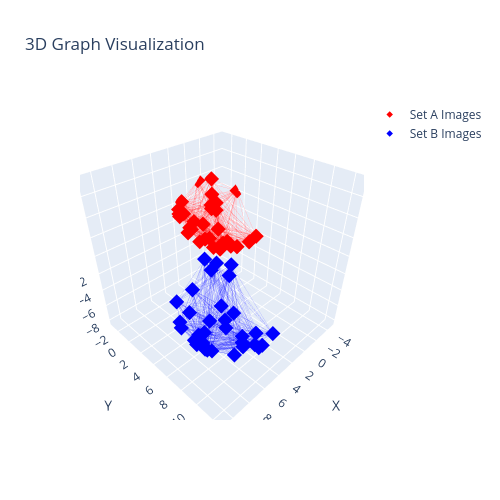
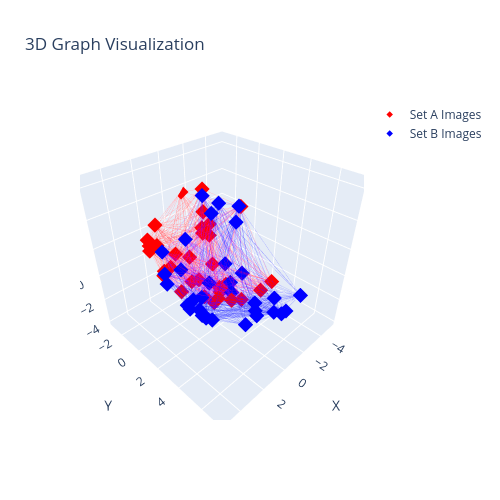

The cell these charts' notebook holds for them, in order:
### Code cell
# Plat example from training data prediction
import utils.vis
# visualize the original data
utils.vis.plot_3D_graph(graph_a, x)

predicted_graph = x.clone()
predicted_graph.x -= prediction
utils.vis.plot_3D_graph(graph_a, predicted_graph)

### Figure 1 — Plotly figure (JSON) as saved in the notebook; plotly's stock layout.template omitted (floating-point values rounded to 4 significant figures; data arrays with more than 128 entries replaced by an {"elided": "..."} marker saying what was removed)
{"data": [{"hovertemplate": "%{x:.2f}, %{y:.2f}, %{z:.2f}<extra></extra>", "marker": {"color": "red", "opacity": 1.0, "size": 5, "symbol": "diamond"}, "mode": "markers", "name": "Set A Images", "x": [-1.421, -0.5056, -0.8713, -1.208, -1.979, -0.2181, 0.4064, 0.8509, 1.249, 0.1329, -0.8193, 2.713, 2.701, 1.379, 1.093, 1.872, 0.3296, -2.979, -2.622, -2.723, -3.278, 2.959, -3.097, -3.104, -5.056, 2.593, 2.982, 3.46, 1.112, 2.193, -1.567, -1.837], "y": [1.098, 1.447, 1.028, 4.356, -0.8207, -0.3687, -0.3864, 1.361, -1.545, -2.356, -1.993, 1.397, -0.3182, 2.849, 4.029, 3.713, 4.133, -2.173, -2.515, -2.685, -2.466, -1.256, -2.934, -2.956, -0.9803, -1.704, -1.109, 0.904, -3.03, -1.451, -3.425, 4.681], "z": [-2.018, -1.987, -2.036, -0.5255, -1.553, -1.767, -1.599, -1.627, -0.5432, -0.3794, -0.9369, -0.07628, 0.1976, -0.8779, -0.1331, 0.2984, -0.4878, -0.1002, 0.09451, 0.4366, 0.6088, 2.535, 1.531, 3.33, 1.961, 1.732, 1.822, 1.607, 2.087, 1.702, 3.46, -0.004015], "type": "scatter3d"}, {"hovertemplate": "%{x:.2f}, %{y:.2f}, %{z:.2f}<extra></extra>", "marker": {"color": "blue", "opacity": 1.0, "size": 5, "symbol": "diamond"}, "mode": "markers", "name": "Set B Images", "x": [6.203, 6.923, 10.95, 5.96, 6.539, 6.96, 5.725, 4.761, 8.198, 10.55, 8.94, 9.278, 9.948, 8.273, 5.181, 9.488, 9.8, 10.37, 10.31, 8.807, 6.449, 5.212, 9.278, 6.824, 7.288, 3.554, 4.789, 4.32, 3.307, 5.368, 11.1, 5.369, 6.947], "y": [8.426, 7.138, 8.347, 10.15, 10.69, 11.15, 7.862, 7.986, 7.824, 9.58, 7.928, 8.83, 8.593, 6.086, 6.835, 10.11, 9.952, 10.31, 10.5, 11.9, 11.94, 11.02, 5.752, 12.97, 13.01, 6.22, 5.171, 5.378, 6.218, 4.996, 8.443, 12.84, 5.043], "z": [-4.281, -3.841, -0.957, -4.24, -4.153, -3.963, -4.059, -3.765, -3.857, -2.134, -3.526, -3.515, -2.884, -2.644, -3.385, -3.28, -3.033, -2.21, -2.214, -2.854, -3.511, -3.778, -1.01, -2.492, -2.358, -1.147, -0.4317, 0.2092, -0.06775, 0.963, -0.1772, -2.371, -1.496], "type": "scatter3d"}, {"hoverinfo": "skip", "line": {"color": "rgba(255,0,0,0.6)", "width": 1}, "mode": "lines", "opacity": 0.3, "showlegend": false, "x": {"elided": "1215 float values"}, "y": {"elided": "1215 float values"}, "z": {"elided": "1215 float values"}, "type": "scatter3d"}, {"hoverinfo": "skip", "line": {"color": "rgba(0,0,255,0.6)", "width": 1}, "mode": "lines", "opacity": 0.3, "showlegend": false, "x": {"elided": "1410 float values"}, "y": {"elided": "1410 float values"}, "z": {"elided": "1410 float values"}, "type": "scatter3d"}], "layout": {"scene": {"xaxis": {"title": {"text": "X"}, "range": [-5.193, 11.24]}, "yaxis": {"title": {"text": "Y"}, "range": [-3.425, 13.01]}, "zaxis": {"title": {"text": "Z"}, "range": [-8.628, 7.807]}, "aspectmode": "cube"}, "title": {"text": "3D Graph Visualization"}, "width": 500, "height": 500}}

### Figure 2 — Plotly figure (JSON) as saved in the notebook; plotly's stock layout.template omitted (floating-point values rounded to 4 significant figures; data arrays with more than 128 entries replaced by an {"elided": "..."} marker saying what was removed)
{"data": [{"hovertemplate": "%{x:.2f}, %{y:.2f}, %{z:.2f}<extra></extra>", "marker": {"color": "red", "opacity": 1.0, "size": 5, "symbol": "diamond"}, "mode": "markers", "name": "Set A Images", "x": [-1.421, -0.5056, -0.8713, -1.208, -1.979, -0.2181, 0.4064, 0.8509, 1.249, 0.1329, -0.8193, 2.713, 2.701, 1.379, 1.093, 1.872, 0.3296, -2.979, -2.622, -2.723, -3.278, 2.959, -3.097, -3.104, -5.056, 2.593, 2.982, 3.46, 1.112, 2.193, -1.567, -1.837], "y": [1.098, 1.447, 1.028, 4.356, -0.8207, -0.3687, -0.3864, 1.361, -1.545, -2.356, -1.993, 1.397, -0.3182, 2.849, 4.029, 3.713, 4.133, -2.173, -2.515, -2.685, -2.466, -1.256, -2.934, -2.956, -0.9803, -1.704, -1.109, 0.904, -3.03, -1.451, -3.425, 4.681], "z": [-2.018, -1.987, -2.036, -0.5255, -1.553, -1.767, -1.599, -1.627, -0.5432, -0.3794, -0.9369, -0.07628, 0.1976, -0.8779, -0.1331, 0.2984, -0.4878, -0.1002, 0.09451, 0.4366, 0.6088, 2.535, 1.531, 3.33, 1.961, 1.732, 1.822, 1.607, 2.087, 1.702, 3.46, -0.004015], "type": "scatter3d"}, {"hovertemplate": "%{x:.2f}, %{y:.2f}, %{z:.2f}<extra></extra>", "marker": {"color": "blue", "opacity": 1.0, "size": 5, "symbol": "diamond"}, "mode": "markers", "name": "Set B Images", "x": [0.0004053, 0.7208, 4.752, -0.2427, 0.3369, 0.7574, -0.4774, -1.441, 1.995, 4.351, 2.738, 3.076, 3.746, 2.07, -1.022, 3.285, 3.598, 4.172, 4.112, 2.604, 0.2463, -0.9907, 3.075, 0.6215, 1.085, -2.649, -1.414, -1.882, -2.895, -0.8345, 4.902, -0.8338, 0.7445], "y": [3.003, 1.715, 2.923, 4.727, 5.263, 5.726, 2.439, 2.563, 2.401, 4.156, 2.505, 3.407, 3.17, 0.663, 1.412, 4.684, 4.529, 4.89, 5.082, 6.474, 6.519, 5.596, 0.3287, 7.545, 7.586, 0.7965, -0.2519, -0.04545, 0.7952, -0.4274, 3.02, 7.412, -0.3804], "z": [-0.7897, -0.3496, 2.534, -0.7495, -0.6622, -0.4719, -0.5679, -0.2741, -0.3663, 1.357, -0.03541, -0.02387, 0.6073, 0.8471, 0.1058, 0.2107, 0.4581, 1.28, 1.277, 0.6374, -0.01977, -0.2868, 2.481, 0.9991, 1.132, 2.344, 3.059, 3.7, 3.423, 4.454, 3.314, 1.12, 1.995], "type": "scatter3d"}, {"hoverinfo": "skip", "line": {"color": "rgba(255,0,0,0.6)", "width": 1}, "mode": "lines", "opacity": 0.3, "showlegend": false, "x": {"elided": "1215 float values"}, "y": {"elided": "1215 float values"}, "z": {"elided": "1215 float values"}, "type": "scatter3d"}, {"hoverinfo": "skip", "line": {"color": "rgba(0,0,255,0.6)", "width": 1}, "mode": "lines", "opacity": 0.3, "showlegend": false, "x": {"elided": "1410 float values"}, "y": {"elided": "1410 float values"}, "z": {"elided": "1410 float values"}, "type": "scatter3d"}], "layout": {"scene": {"xaxis": {"title": {"text": "X"}, "range": [-5.583, 5.429]}, "yaxis": {"title": {"text": "Y"}, "range": [-3.425, 7.586]}, "zaxis": {"title": {"text": "Z"}, "range": [-4.297, 6.715]}, "aspectmode": "cube"}, "title": {"text": "3D Graph Visualization"}, "width": 500, "height": 500}}
